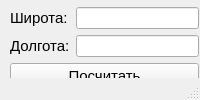
<?xml version="1.0" encoding="UTF-8"?>
<ui version="4.0">
 <class>MainWindow</class>
 <widget class="QMainWindow" name="MainWindow">
  <property name="windowTitle">
   <string>MainWindow</string>
  </property>
  <widget class="QWidget" name="centralwidget">
   <widget class="QWidget" name="">
    <property name="geometry">
     <rect>
      <x>10</x>
      <y>0</y>
      <width>189</width>
      <height>136</height>
     </rect>
    </property>
    <layout class="QVBoxLayout" name="verticalLayout_5">
     <item>
      <layout class="QVBoxLayout" name="verticalLayout_4">
       <item>
        <layout class="QGridLayout" name="gridLayout">
         <item row="0" column="0">
          <layout class="QHBoxLayout" name="horizontalLayout_2">
           <item>
            <layout class="QVBoxLayout" name="verticalLayout_3">
             <item>
              <layout class="QHBoxLayout" name="horizontalLayout">
               <item>
                <layout class="QVBoxLayout" name="verticalLayout">
                 <item>
                  <widget class="QLabel" name="label">
                   <property name="text">
                    <string>&lt;html&gt;&lt;head/&gt;&lt;body&gt;&lt;p&gt;&lt;span style=&quot; font-size:11pt;&quot;&gt;Широта:&lt;/span&gt;&lt;/p&gt;&lt;/body&gt;&lt;/html&gt;</string>
                   </property>
                  </widget>
                 </item>
                 <item>
                  <widget class="QLabel" name="label_2">
                   <property name="text">
                    <string>&lt;html&gt;&lt;head/&gt;&lt;body&gt;&lt;p&gt;&lt;span style=&quot; font-size:11pt;&quot;&gt;Долгота:&lt;/span&gt;&lt;/p&gt;&lt;/body&gt;&lt;/html&gt;</string>
                   </property>
                  </widget>
                 </item>
                </layout>
               </item>
               <item>
                <layout class="QVBoxLayout" name="verticalLayout_2">
                 <item>
                  <widget class="QLineEdit" name="lineEdit_2"/>
                 </item>
                 <item>
                  <widget class="QLineEdit" name="lineEdit"/>
                 </item>
                </layout>
               </item>
              </layout>
             </item>
             <item>
              <widget class="QPushButton" name="pushButton">
               <property name="font">
                <font>
                 <pointsize>11</pointsize>
                </font>
               </property>
               <property name="text">
                <string>Посчитать</string>
               </property>
              </widget>
             </item>
            </layout>
           </item>
          </layout>
         </item>
        </layout>
       </item>
      </layout>
     </item>
     <item>
      <widget class="QPushButton" name="pushButton_2">
       <property name="font">
        <font>
         <pointsize>11</pointsize>
        </font>
       </property>
       <property name="text">
        <string>Обновить данные</string>
       </property>
      </widget>
     </item>
    </layout>
   </widget>
  </widget>
  <widget class="QMenuBar" name="menubar">
   <property name="geometry">
    <rect>
     <x>0</x>
     <y>0</y>
     <width>224</width>
     <height>21</height>
    </rect>
   </property>
  </widget>
  <widget class="QStatusBar" name="statusbar"/>
 </widget>
 <resources/>
 <connections/>
</ui>
